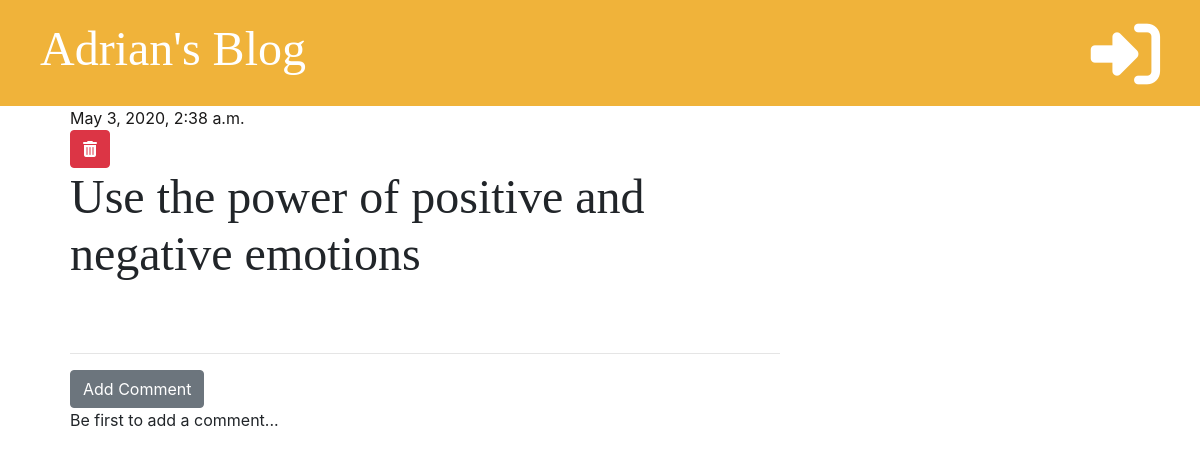
Screenshot of /post/3/ with the database file from the repository.
### blog/models.py (models this page shows, shortened)
class Post(models.Model):
    author = models.ForeignKey('auth.User', on_delete=models.CASCADE)
    title = models.CharField(max_length=200)
    text = models.TextField()
    create_date = models.DateTimeField(default=timezone.now)
    published_date = models.DateTimeField(blank=True, null=True)

### blog/views.py (the view)
# urls.py: path("post/<int:pk>/", views.post_detail, name='post_detail'),
def post_detail(request, pk):
    post = get_object_or_404(Post, pk=pk)
    stuff_for_frontend = {'post': post}
    return render(request, 'blog/post_detail.html', stuff_for_frontend)

### blog/templatetags/markdownify.py (called while the page is built)
@register.filter
def markdown(value):
    renderer = HighlightRenderer()
    markdown = mistune.Markdown(renderer=renderer)
    return markdown(value)

### blog/templates/blog/post_detail.html (shortened to what this page needs)
{% extends 'blog/base.html'%}
{% load markdownify %}
{% block content %}
    <div class="post">
        {% if post.published_date %}
            <div class="date">
                {{ post.published_date }}
            </div>
        {% else %}
            <a href="{% url 'post_publish' pk=post.pk %}" class="btn btn-primary">Publish</a>
        {% endif%}
        <a href="{% url 'post_delete' pk=post.pk %}" class="btn btn-danger"
           onclick="return confirm('Are you sure you want to delete this post?')">
            <i class="fas fa-trash-alt"></i>
        </a>
        <h1>{{ post.title }}</h1>
    </div>
            <hr>
        <a href="{% url 'add_comment_to_post' pk=post.pk %}" class="btn btn-secondary">Add Comment</a>
    {% for comment in post.comments.all %}
        {% if user.is_authenticated or comment.approved %}
        <div class="comment">
            <div class="">
            {{ comment.created_date }}
            </div>
            {% if not comment.approved and user.is_superuser %}
            <a href="{% url 'comment_approve' pk=comment.pk %}"><i class="fas fa-check"></i></a>
            <a href="{% url 'comment_remove' pk=comment.pk %}"><i class="fas fa-trash-alt"></i></a>
            {% endif %}
            <strong>{{ comment.author }}</strong>
            <p>{{ comment.text | markdown | safe }}</p>
        </div>
        {% endif %}
    {% empty %}
        <p>Be first to add a comment...</p>
    {% endfor %}
{% endblock %}

### blog/static/css/blog.css (style rules this page uses)
h1, h2, h3, h4 { font-family: 'Tangerine', 'Inconsolata', 'Droid Sans', serif; font-size: 48px; }
.date { color: #1a1919; }
.post { margin-bottom: 70px; }

### rows the page displays
Post: published_date "May 3, 2020, 2:38 a.m.", title "Use the power of positive and negative emotions"
